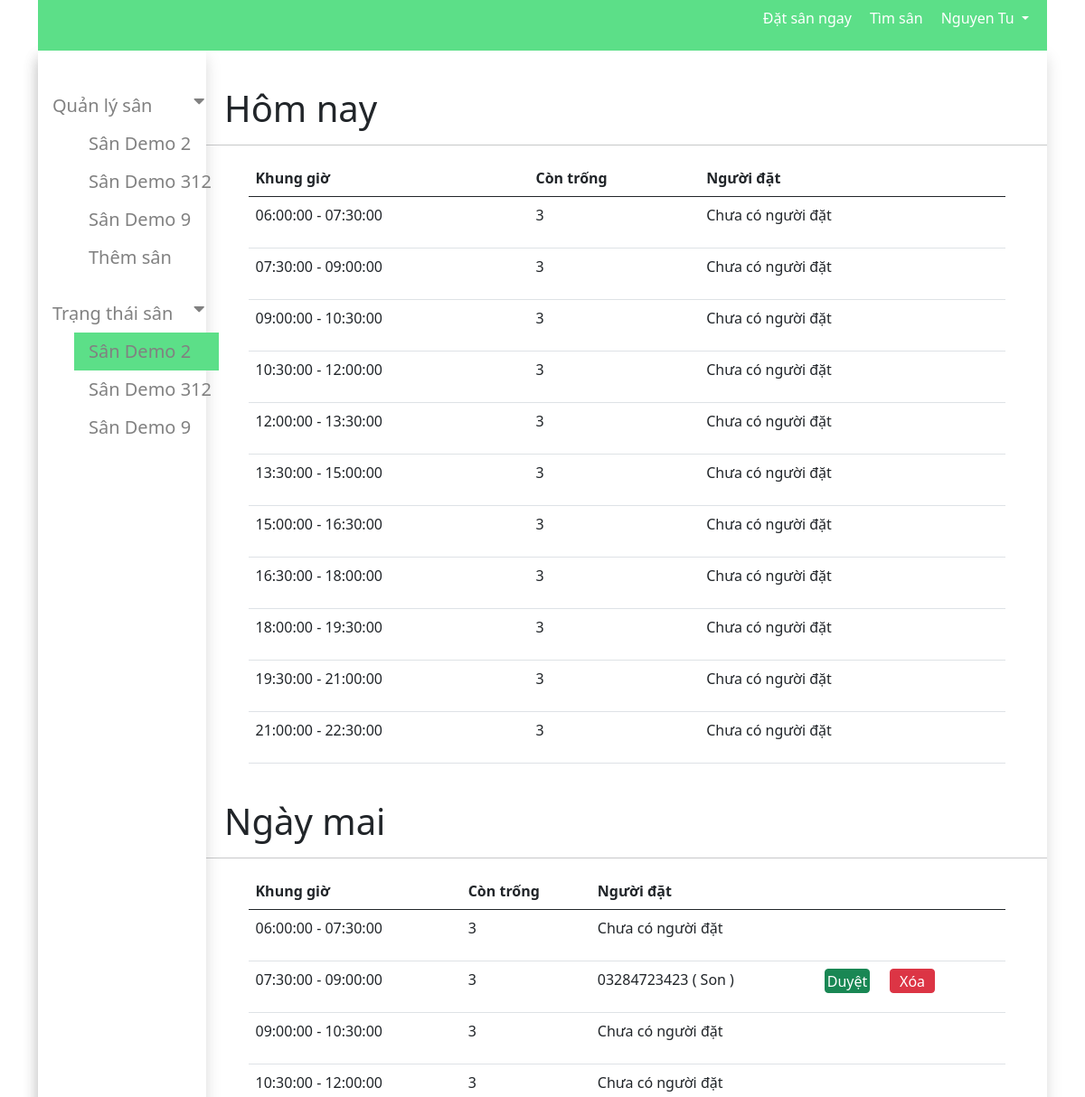
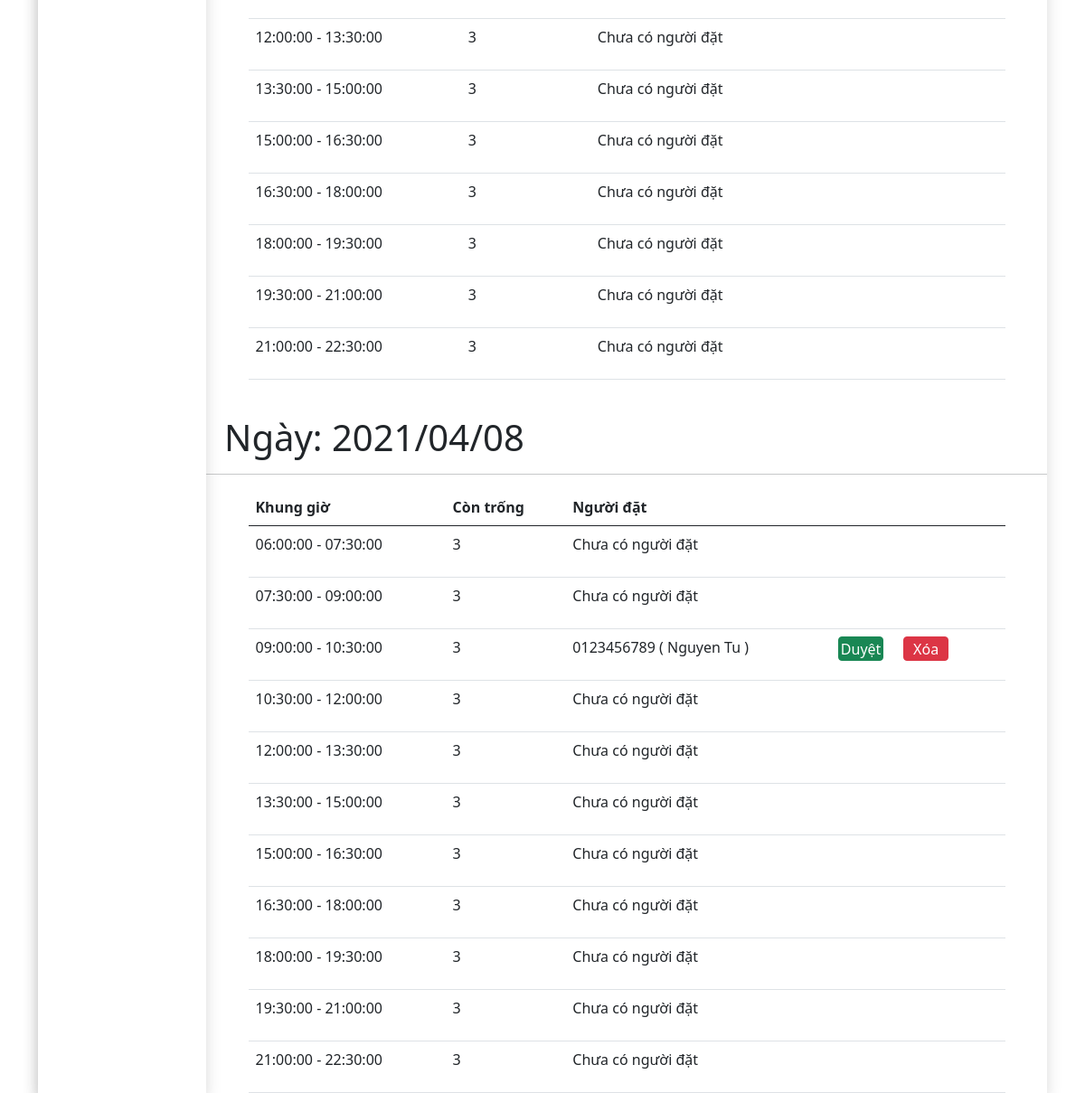
Screenshot of /owner/29 (signed in) with the database file from the repository (2 pictures, top to bottom).
### book_stadium/models.py (models this page shows, shortened)
class User(AbstractUser):
    username = models.CharField(max_length=100, default='')
    name = models.CharField(max_length=100, blank=True)
    phone_number = models.CharField(max_length=12, blank=True)
    role = models.CharField(max_length=20, choices=Roles.choices, default='player')
    email = models.EmailField(_('email address'), blank=True)
    USERNAME_FIELD = 'email'
    REQUIRED_FIELDS = []

class Stadium(models.Model):
    name = models.CharField(max_length=100)
    address = models.CharField(max_length=100, blank=True)
    owner = models.ForeignKey(User, null=True, on_delete=models.SET_NULL)
    field_count = models.PositiveSmallIntegerField()
    image = models.ImageField(upload_to="book_stadium", default=None, null=True, blank=True)
    time_frames = models.ManyToManyField(
        'TimeFrame', through='StadiumTimeFrame')

### book_stadium/views.py (the view)
# urls.py: path('owner/<int:id>', views.OwnerPage.as_view(), name='owner'),
class OwnerPage(LoginRequiredMixin, View):
    login_url = "home"
    template_name = "book_stadium/owner.html"
    def get(self, request, id):
        if request.user.role != 'owner':
            logout(request)
            return redirect('home')
        fields_by_owner = Stadium.objects.filter(owner=request.user)
        stadium = Stadium.objects.get(id=id)
        all_time_frames = TimeFrame.objects.all()
        today = timezone.now()
        tomorrow = datetime.date.today() + datetime.timedelta(days=1)
        orders = Order.objects.filter(stadium_time_frame__stadium=stadium, order_date__gte=timezone.now())\
                              .order_by('order_date')
        is_today_in_all_orders = False
        all_orders = []
        for order in orders:
            if today.date().strftime('%Y/%m/%d') == order.order_date.strftime('%Y/%m/%d'):
                is_today_in_all_orders = True
        if not is_today_in_all_orders:
            first_order = {
                'ngay': 'Hôm nay' ,
                'khung_gio': {}
            }
            all_orders.append(first_order)
            time_frames = all_orders[0]['khung_gio']
            for time_frame in all_time_frames:
                time = str(time_frame)
                is_same_timeframe = time in time_frames
                if is_same_timeframe:
                    current_timeframe = time_frames[time]
                else:
                    current_timeframe = {
                        'con_trong': None,
                        'nguoi_dat': []
                    }
                    time_frames[time] = current_timeframe
        for order in orders:
            is_same_day = False
            if all_orders:
                last_order = all_orders[-1]
                is_same_day = last_order['ngay'] == order.order_date.strftime('%Y/%m/%d')
            if is_same_day:
                current_order = all_orders[-1]
            else:
                current_order = {
                    'ngay': order.order_date.strftime('%Y/%m/%d'),
                    'khung_gio': {}
                }
                if order.order_date == today.date():
                    current_order['ngay'] = 'Hôm nay'
                if order.order_date == tomorrow:
                    current_order['ngay'] = 'Ngày mai'
                all_orders.append(current_order)
            time_frames = current_order['khung_gio']
            for time_frame in all_time_frames:
                time = str(time_frame)
                is_same_timeframe = time in time_frames
                if is_same_timeframe:
                    current_timeframe = time_frames[time]
                else:
                    current_timeframe = {
                        'con_trong': None,
                        'nguoi_dat': []
                    }
                    time_frames[time] = current_timeframe
                if time == str(order.stadium_time_frame.time_frame):
                    customer = {
                        'sdt': order.user.phone_number,
                        'ten': order.user.username,
                        'da_duyet': order.is_accepted,
                        'order_id': order.id
                    }
                    current_timeframe['nguoi_dat'].append(customer)
        for order in all_orders:
            for key, time_frame in order['khung_gio'].items():
                count_accept_user = 0
                for user in time_frame['nguoi_dat']:
                    if user['da_duyet']:
                        count_accept_user += 1
                total_stadium = stadium.field_count - count_accept_user
                time_frame['con_trong'] = total_stadium
        import json
        print(json.dumps(all_orders, indent=4))
        print(datetime.date.today() + datetime.timedelta(days=1))
        fields = {
            'fields': fields_by_owner,
            'all_orders': all_orders
        }
        return render(request,
            'book_stadium/owner.html',
            fields,
        )

### book_stadium/models.py (called while the page is built)
    def __str__(self):
        return f'{self.start_time} - {self.end_time}'

### book_stadium/myBackend.py (called while the page is built)
    def get_user(self, user_id):
        try:
            return User.objects.get(pk=user_id)
        except User.DoesNotExist:
            return None

### book_stadium/templates/book_stadium/owner.html (shortened to what this page needs)
{% extends 'book_stadium/base.html' %}
{% load crispy_forms_tags %}
{% load static %}
{% block css %}
<link rel="stylesheet" href="{% static 'css/owner.css' %}">
{% endblock %}
{% block content %}
    {% for orders in all_orders %}
        <div class="stadium-infor">
            <h1 class="order-date">
                {% if orders.ngay == 'Hôm nay' or orders.ngay == 'Ngày mai' %}
                    {{orders.ngay}}
                {% else %}
                    Ngày: {{orders.ngay}}
                {% endif %}
            </h1>
            <hr>
        <table class="table">
        <thead>
            <tr>
                <th scope="col">Khung giờ</th>
                <th scope="col">Còn trống</th>
                <th scope="col">Người đặt</th>
                <th scope="col"></th>
            </tr>
        </thead>
        <tbody>
            {% for time, value in orders.khung_gio.items %}
                <tr>
                    <td>{{time}}</td>
                    <td>
                        {% if value.con_trong %}
                            {{value.con_trong}}
                        {% else %}
                            Hết sân
                        {% endif %}
                    </td>
                    <td>
                        {% if value.nguoi_dat %}
                            {% for users in value.nguoi_dat %}
                                <p>{{users.sdt}} ( {{users.ten}} )</p>
                            {% endfor %}
                        {% else %}
                            <p>Chưa có người đặt</p>
                        {% endif %}
                    </td>
                    <td>
                        {% for users in value.nguoi_dat %}
                            {% if users.da_duyet %}
                                <div class="crud-btn accepted">
                                    <p>Đã duyệt</p>
                                    <input type="submit" class="btn btn-danger delete-btn" onclick="turnOnModalDelete()" value="Xóa">
                                    <div class="modal fade " id="delete" data-bs-backdrop="static" data-bs-keyboard="false" tabindex="-1"
                                        aria-labelledby="staticBackdropLabel" aria-hidden="true">
                                        <div class="modal-dialog modal-dialog-centered">
                                        <div class="modal-content">
                                            <div class="modal-header">
                                            <h5 class="modal-title" id="staticBackdropLabel">Thông báo</h5>
                                            <button type="button" class="btn-close" data-bs-dismiss="modal" aria-label="Close"></button>
                                            </div>
                                            <div class="modal-body">
                                                <p>Bạn có chắc là muốn xóa {{users.sdt}} ( {{users.ten}} ) không?</p>
                                            </div>
                                            <div class="modal-footer">
                                                <form class="form" method="POST" action="{% url 'accepted' users.order_id %}">
                                                    {% csrf_token %}
                                                    <input type="hidden" name="form_type" value="accept-delete">
                                                    <input type="submit" class="btn btn-success" value="Xóa">
                                                </form>
                                                <form class="form" method="POST" action="{% url 'accepted' users.order_id %}">
                                                    {% csrf_token %}
                                                    <input type="hidden" name="form_type" value="cancel-delete">
                                                    <input type="submit" class="btn btn-danger  " value="Hủy">
                                                </form>
                                            </div>
                                        </div>
                                        </div>
                                    </div>
                                </div>
                            {% else %}
                            <div class="crud-btn">
                                {% if value.con_trong %}
                                    <input type="submit" class="btn btn-success accepted-btn" onclick="turnOnModalAccept()" value="Duyệt">
                                {% else %}
                                    <p>Hết sân</p>
                                {% endif %}
                                <input type="submit" class="btn btn-danger delete-btn" onclick="turnOnModalDelete()" value="Xóa">
                            </div>
                            {% endif %}
                        {% endfor %}
                    </td>
                </tr>
            {% endfor %}
        </tbody>
        </table>
    {% endfor %}
        </div>
{% endblock %}

### book_stadium/templates/book_stadium/base.html (shortened to what this page needs)
{% load static %}
{% load crispy_forms_tags %}
<!DOCTYPE html>
<html lang="en">
<head>
  <link href="https://cdnjs.cloudflare.com/ajax/libs/font-awesome/5.15.1/css/all.min.css" rel="stylesheet" />
  <link href="https://cdn.jsdelivr.net/npm/bootstrap@5.0.0-beta2/dist/css/bootstrap.min.css" rel="stylesheet"
>
  <link rel="stylesheet" href="https://stackpath.bootstrapcdn.com/font-awesome/4.7.0/css/font-awesome.min.css">
  <link rel="stylesheet" href="{% static 'css/base.css' %}">
  {% block css %}
  {% endblock %}
</head>
<body>
  <div class="container">
    <header>
      <div class="navbar">
        <ul>
          <li><a href="#">Đặt sân ngay</a></li>
          <li><a href="#">Tìm sân</a></li>
          {% if user.is_authenticated %}
          <li>
            <a class="dropdown-toggle" data-toggle="dropdown" aria-haspopup="true" aria-expanded="false">
              {{user.username}}
            </a>
          </li>
          {% else %}
          <li><button type="button" class="btn btn-success" onclick="turnOnModalLogin()">Đăng nhập</button></li>
          {% endif %}
        </ul>
    </div>
    </header>
    <section class="shadow">
      {% if user.role == "owner" %}
      <div class="col-2 sidebar shadow">
        <div class="sidenav">
          <button class="dropdown-btn slideIn">
            Quản lý sân
            <i class="fa fa-caret-down"></i>
          </button>
          <div class="dropdown-container" style="display: block;">
            <ul>
                {% for field in fields %}
                    {% url 'stadium_detail' field.id as url %}
                    <li class="nav-item {% if request.path == url %}active{% endif %}">
                        <a class="field-name" href="{{url}}">{{field.name}}</a>
                    </li>
                {% endfor %}
                {% url 'create_stadium' as url %}
                <li class="nav-item {% if request.path == url %}active{% endif %}">
                    <a class="field-name" href="{{url}}">Thêm sân</a>
                </li>
            </ul>
          </div>
          <button class="dropdown-btn slideIn">
            Trạng thái sân
            <i class="fa fa-caret-down"></i>
          </button>
          <div class="dropdown-container" style="display: block;">
            <ul>
                {% for field in fields %}
                {% url 'owner' field.id as url %}
                    <li class="nav-item {% if request.path == url %}active{% endif %}">
                        <a class="field-name" href="{{url}}">{{field.name}}</a>
                    </li>
                {% endfor %}
            </ul>
          </div>
        </div>
      </div>
      {% endif %}
      <div class="col">
        {%block content%}
        {% endblock %}
      </div>
    </section>
  </div>
</body>
</html>

### static/css/base.css (style rules this page uses)
body { width: 100%; }
.navbar { background-color: #5cdf88; }
.navbar ul { display: flex; align-items: center; }
.navbar ul li { list-style: none; }
.navbar a { text-decoration: none; color: white; margin-right: 20px; }
a { text-decoration: none; color: #5cdf88; }
section { display: flex; height: auto; }
.sidenav { height: 100vh; width: 200px; z-index: 1; top: 0; left: 0; overflow-x: hidden; padding-top: 20px; }
.sidenav a, .dropdown-btn { padding: 6px 8px 6px 16px; text-decoration: none; font-size: 20px; color: #818181; display: block; border: none; background: none; width:100%; text-align: left; cursor: pointer; outline: none; }
.active { background-color: #5cdf88; }
.dropdown-container { padding-left: 8px; }
.dropdown-container ul li { list-style: none; }
.fa-caret-down { float: right; padding-right: 8px; }
.col { display: flex; }

### static/css/owner.css (style rules this page uses)
button { margin-top: 20px; }
.accepted-btn { padding: 0.5px; width: 50px; }
.delete-btn { padding: 0.5px; width: 50px; height: 27px; margin-left: 22px; }
.col { display: flex; flex-direction: column; }
.table { width: 90%; margin: auto; }
.order-date { margin-top: 40px; margin-left: 20px; }
.crud-btn { display: flex; }

### rows the page displays
User: username "Nguyen Tu", sdt "0123456789", ten "Nguyen Tu"
Stadium: name "Sân Demo 2"
Stadium: name "Sân Demo 312"
Stadium: name "Sân Demo 9"
User: sdt "03284723423", ten "Son"

### other values shown
{{ orders.ngay }} "Hôm nay" "Ngày mai"
{{ time }} "06:00:00 - 07:30:00" "07:30:00 - 09:00:00" "09:00:00 - 10:30:00" "10:30:00 - 12:00:00" "12:00:00 - 13:30:00" "13:30:00 - 15:00:00" "15:00:00 - 16:30:00" "16:30:00 - 18:00:00" "18:00:00 - 19:30:00" "19:30:00 - 21:00:00" "21:00:00 - 22:30:00" "06:00:00 - 07:30:00" "07:30:00 - 09:00:00" "09:00:00 - 10:30:00" "10:30:00 - 12:00:00" "12:00:00 - 13:30:00" "13:30:00 - 15:00:00" "15:00:00 - 16:30:00" "16:30:00 - 18:00:00" "18:00:00 - 19:30:00" "19:30:00 - 21:00:00" "21:00:00 - 22:30:00" "06:00:00 - 07:30:00" "07:30:00 - 09:00:00" "09:00:00 - 10:30:00" "10:30:00 - 12:00:00" "12:00:00 - 13:30:00" "13:30:00 - 15:00:00" "15:00:00 - 16:30:00" "16:30:00 - 18:00:00" "18:00:00 - 19:30:00" "19:30:00 - 21:00:00" "21:00:00 - 22:30:00"
{{ value.con_trong }} "3" "3" "3" "3" "3" "3" "3" "3" "3" "3" "3" "3" "3" "3" "3" "3" "3" "3" "3" "3" "3" "3" "3" "3" "3" "3" "3" "3" "3" "3" "3" "3" "3"
{{ orders.ngay }} "2021/04/08"
